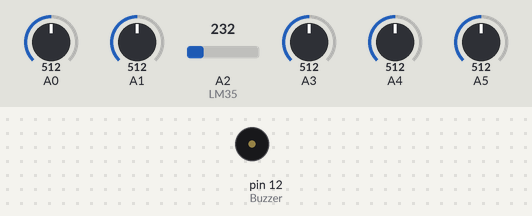
Recording of a sketch running on a simulated Arduino Uno, built with avr-gcc and run on an emulated ATmega328P. Shown: buzzer (waves = sounding, pin HIGH). The test bench sets the inputs (shaded band); at power-on: A2 (LM35) = 232, A0 = 512, A1 = 512, A3 = 512, A4 = 512, A5 = 512. What the sketch prints to the serial monitor is not drawn.

Above: at 1.2 s.
1.3 s: A2 (LM35) set to 313
3.3 s: A2 (LM35) set to 338
At 4.8 s:
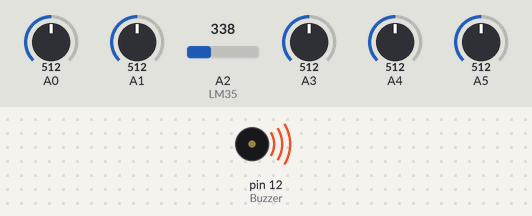
5.8 s: A2 (LM35) set to 290
At 7.3 s:
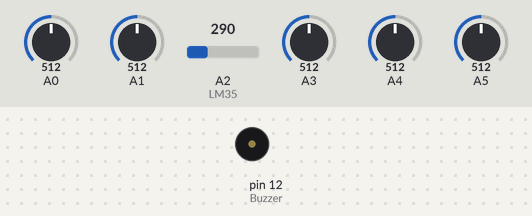
7.9 s: A2 (LM35) set to 336
At 9.7 s:
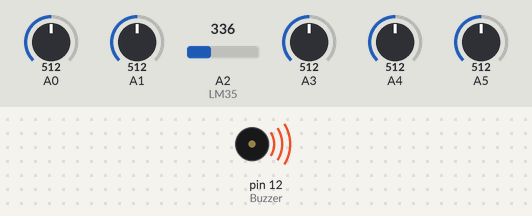
Timing chart, 0 to 11.1 s (numbered marks = the images above; inputs shaded):
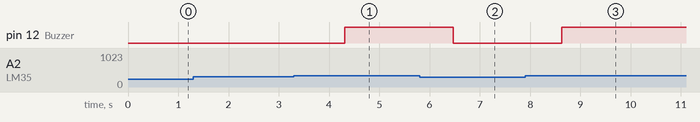

The sketch:

exemplo_sensor_leitura.ino
```cpp
const int LM35 = 2;
const int Buzzer = 12;
float temperatura = 0;
int ADClido = 0;

void setup() {
  Serial.begin(9600);
  analogReference(INTERNAL);
  pinMode(Buzzer, OUTPUT);
}

void loop() {
  ADClido = analogRead(LM35);
  temperatura = ADClido * 0.1075268817204301;
  if (temperatura > 35){
    digitalWrite(Buzzer, HIGH);
  } else {
    digitalWrite(Buzzer, LOW);
  }
  Serial.print("Temperatura = ");
  Serial.print(temperatura);
  Serial.print(" *C");
  Serial.print("    Analogica 0:  ");
  Serial.print(analogRead(A0));
  Serial.print("  Analogica 1:  ");
  Serial.print(analogRead(A1));
  Serial.print("  Analogica 2:  ");
  Serial.print(analogRead(2));
  Serial.print("  Analogica 3:  ");
  Serial.print(analogRead(3));
  Serial.print("  Analogica 4:  ");
  Serial.print(analogRead(4));
  Serial.print("  Analogica 5:  ");
  Serial.println(analogRead(5));
  delay(1000);
}
```

Measured:
- the behaviour switches between 325 and 326 on A2 (LM35) (found by bisection; images 0 and 1)
- after the input at 1.3 s, every drawn part: stays the same
- after the input at 3.3 s, pin 12 (Buzzer): LOW → HIGH after 1.0 s
- after the input at 5.8 s, pin 12 (Buzzer): HIGH → LOW after 0.67 s
- after the input at 7.9 s, pin 12 (Buzzer): LOW → HIGH after 0.73 s
